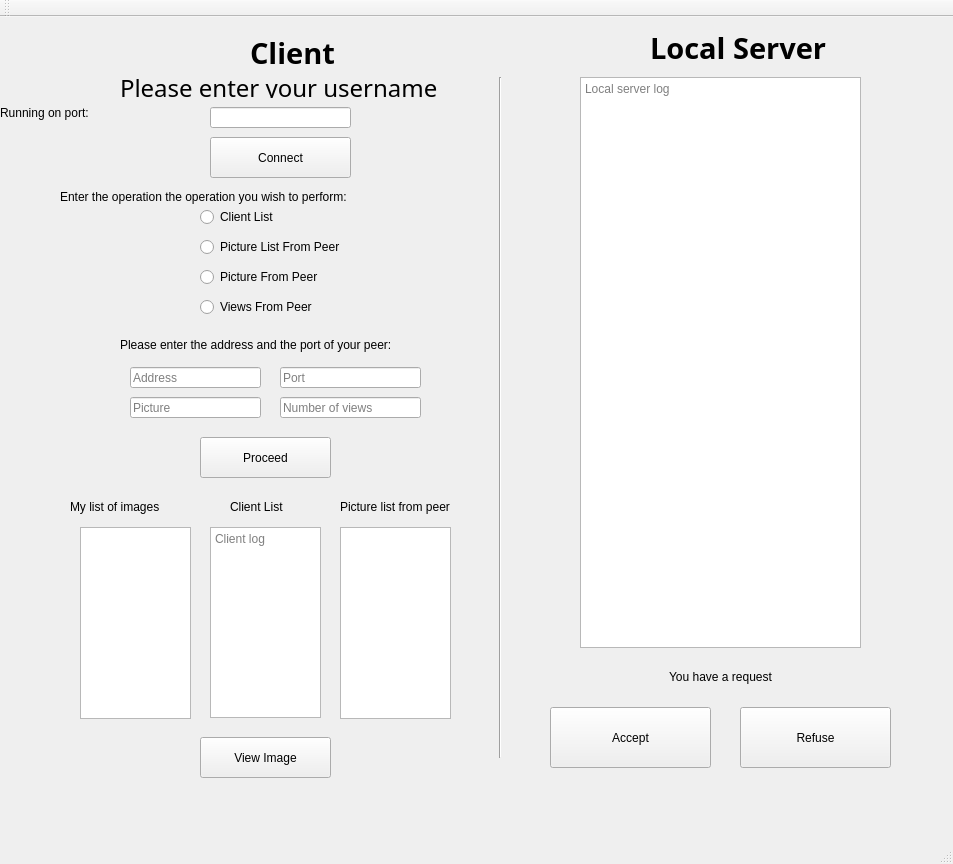
<?xml version="1.0" encoding="UTF-8"?>
<ui version="4.0">
 <class>MainWindow</class>
 <widget class="QMainWindow" name="MainWindow">
  <property name="geometry">
   <rect>
    <x>0</x>
    <y>0</y>
    <width>953</width>
    <height>864</height>
   </rect>
  </property>
  <property name="windowTitle">
   <string>MainWindow</string>
  </property>
  <property name="documentMode">
   <bool>false</bool>
  </property>
  <widget class="QWidget" name="centralWidget">
   <widget class="QPushButton" name="pushButton">
    <property name="geometry">
     <rect>
      <x>210</x>
      <y>120</y>
      <width>141</width>
      <height>41</height>
     </rect>
    </property>
    <property name="text">
     <string>Connect</string>
    </property>
   </widget>
   <widget class="QLineEdit" name="lineEdit">
    <property name="geometry">
     <rect>
      <x>210</x>
      <y>90</y>
      <width>141</width>
      <height>21</height>
     </rect>
    </property>
   </widget>
   <widget class="QLabel" name="label">
    <property name="geometry">
     <rect>
      <x>120</x>
      <y>60</y>
      <width>351</width>
      <height>21</height>
     </rect>
    </property>
    <property name="font">
     <font>
      <family>Optima</family>
      <pointsize>18</pointsize>
     </font>
    </property>
    <property name="text">
     <string>Please enter your username</string>
    </property>
   </widget>
   <widget class="QLabel" name="label_2">
    <property name="geometry">
     <rect>
      <x>60</x>
      <y>170</y>
      <width>401</width>
      <height>20</height>
     </rect>
    </property>
    <property name="text">
     <string>Enter the operation the operation you wish to perform:</string>
    </property>
   </widget>
   <widget class="QRadioButton" name="radioButton">
    <property name="geometry">
     <rect>
      <x>200</x>
      <y>190</y>
      <width>91</width>
      <height>20</height>
     </rect>
    </property>
    <property name="text">
     <string>Client List</string>
    </property>
   </widget>
   <widget class="QRadioButton" name="radioButton_2">
    <property name="geometry">
     <rect>
      <x>200</x>
      <y>220</y>
      <width>231</width>
      <height>20</height>
     </rect>
    </property>
    <property name="text">
     <string>Picture List From Peer</string>
    </property>
   </widget>
   <widget class="QRadioButton" name="radioButton_3">
    <property name="geometry">
     <rect>
      <x>200</x>
      <y>250</y>
      <width>221</width>
      <height>20</height>
     </rect>
    </property>
    <property name="text">
     <string>Picture From Peer</string>
    </property>
   </widget>
   <widget class="QRadioButton" name="radioButton_4">
    <property name="geometry">
     <rect>
      <x>200</x>
      <y>280</y>
      <width>201</width>
      <height>20</height>
     </rect>
    </property>
    <property name="text">
     <string>Views From Peer</string>
    </property>
   </widget>
   <widget class="QLabel" name="label_3">
    <property name="geometry">
     <rect>
      <x>10</x>
      <y>10</y>
      <width>161</width>
      <height>16</height>
     </rect>
    </property>
    <property name="text">
     <string/>
    </property>
   </widget>
   <widget class="QPushButton" name="pushButton_2">
    <property name="geometry">
     <rect>
      <x>200</x>
      <y>420</y>
      <width>131</width>
      <height>41</height>
     </rect>
    </property>
    <property name="text">
     <string>Proceed</string>
    </property>
   </widget>
   <widget class="QLabel" name="label_4">
    <property name="geometry">
     <rect>
      <x>120</x>
      <y>320</y>
      <width>371</width>
      <height>16</height>
     </rect>
    </property>
    <property name="text">
     <string>Please enter the address and the port of your peer:</string>
    </property>
   </widget>
   <widget class="QLabel" name="label_5">
    <property name="geometry">
     <rect>
      <x>250</x>
      <y>20</y>
      <width>181</width>
      <height>31</height>
     </rect>
    </property>
    <property name="font">
     <font>
      <family>Hoefler Text</family>
      <pointsize>22</pointsize>
      <weight>75</weight>
      <bold>true</bold>
     </font>
    </property>
    <property name="text">
     <string>Client</string>
    </property>
   </widget>
   <widget class="QLabel" name="label_6">
    <property name="geometry">
     <rect>
      <x>650</x>
      <y>10</y>
      <width>241</width>
      <height>41</height>
     </rect>
    </property>
    <property name="font">
     <font>
      <family>Hoefler Text</family>
      <pointsize>22</pointsize>
      <weight>75</weight>
      <bold>true</bold>
     </font>
    </property>
    <property name="text">
     <string>Local Server</string>
    </property>
   </widget>
   <widget class="QTextEdit" name="LSLog">
    <property name="geometry">
     <rect>
      <x>580</x>
      <y>60</y>
      <width>281</width>
      <height>571</height>
     </rect>
    </property>
    <property name="readOnly">
     <bool>true</bool>
    </property>
    <property name="placeholderText">
     <string>Local server log</string>
    </property>
   </widget>
   <widget class="QLabel" name="label_7">
    <property name="geometry">
     <rect>
      <x>560</x>
      <y>650</y>
      <width>321</width>
      <height>20</height>
     </rect>
    </property>
    <property name="text">
     <string>You have a request</string>
    </property>
    <property name="alignment">
     <set>Qt::AlignCenter</set>
    </property>
   </widget>
   <widget class="QPushButton" name="pushButton_3">
    <property name="geometry">
     <rect>
      <x>550</x>
      <y>690</y>
      <width>161</width>
      <height>61</height>
     </rect>
    </property>
    <property name="text">
     <string>Accept</string>
    </property>
   </widget>
   <widget class="QPushButton" name="pushButton_4">
    <property name="geometry">
     <rect>
      <x>740</x>
      <y>690</y>
      <width>151</width>
      <height>61</height>
     </rect>
    </property>
    <property name="text">
     <string>Refuse</string>
    </property>
   </widget>
   <widget class="QLineEdit" name="lineEdit_2">
    <property name="geometry">
     <rect>
      <x>130</x>
      <y>350</y>
      <width>131</width>
      <height>21</height>
     </rect>
    </property>
    <property name="inputMethodHints">
     <set>Qt::ImhNone</set>
    </property>
    <property name="inputMask">
     <string/>
    </property>
    <property name="text">
     <string/>
    </property>
    <property name="placeholderText">
     <string extracomment="Address">Address</string>
    </property>
    <property name="clearButtonEnabled">
     <bool>true</bool>
    </property>
   </widget>
   <widget class="QLineEdit" name="lineEdit_3">
    <property name="geometry">
     <rect>
      <x>280</x>
      <y>350</y>
      <width>141</width>
      <height>21</height>
     </rect>
    </property>
    <property name="text">
     <string/>
    </property>
    <property name="placeholderText">
     <string>Port</string>
    </property>
    <property name="clearButtonEnabled">
     <bool>true</bool>
    </property>
   </widget>
   <widget class="QLineEdit" name="lineEdit_4">
    <property name="geometry">
     <rect>
      <x>130</x>
      <y>380</y>
      <width>131</width>
      <height>21</height>
     </rect>
    </property>
    <property name="text">
     <string/>
    </property>
    <property name="placeholderText">
     <string>Picture</string>
    </property>
    <property name="clearButtonEnabled">
     <bool>true</bool>
    </property>
   </widget>
   <widget class="QLineEdit" name="lineEdit_5">
    <property name="geometry">
     <rect>
      <x>280</x>
      <y>380</y>
      <width>141</width>
      <height>21</height>
     </rect>
    </property>
    <property name="text">
     <string/>
    </property>
    <property name="placeholderText">
     <string>Number of views</string>
    </property>
    <property name="clearButtonEnabled">
     <bool>true</bool>
    </property>
   </widget>
   <widget class="QPushButton" name="pushButton_5">
    <property name="geometry">
     <rect>
      <x>200</x>
      <y>720</y>
      <width>131</width>
      <height>41</height>
     </rect>
    </property>
    <property name="text">
     <string>View Image</string>
    </property>
   </widget>
   <widget class="QTextEdit" name="ClientLog">
    <property name="geometry">
     <rect>
      <x>210</x>
      <y>510</y>
      <width>111</width>
      <height>191</height>
     </rect>
    </property>
    <property name="readOnly">
     <bool>true</bool>
    </property>
    <property name="placeholderText">
     <string>Client log</string>
    </property>
   </widget>
   <widget class="QListView" name="listView">
    <property name="geometry">
     <rect>
      <x>340</x>
      <y>510</y>
      <width>111</width>
      <height>192</height>
     </rect>
    </property>
   </widget>
   <widget class="QListView" name="listView_2">
    <property name="geometry">
     <rect>
      <x>80</x>
      <y>510</y>
      <width>111</width>
      <height>192</height>
     </rect>
    </property>
   </widget>
   <widget class="QLabel" name="label_8">
    <property name="geometry">
     <rect>
      <x>70</x>
      <y>480</y>
      <width>141</width>
      <height>20</height>
     </rect>
    </property>
    <property name="text">
     <string>My list of images</string>
    </property>
   </widget>
   <widget class="QLabel" name="label_9">
    <property name="geometry">
     <rect>
      <x>340</x>
      <y>480</y>
      <width>151</width>
      <height>20</height>
     </rect>
    </property>
    <property name="text">
     <string>Picture list from peer</string>
    </property>
   </widget>
   <widget class="QLabel" name="label_10">
    <property name="geometry">
     <rect>
      <x>230</x>
      <y>480</y>
      <width>81</width>
      <height>20</height>
     </rect>
    </property>
    <property name="text">
     <string>Client List</string>
    </property>
   </widget>
   <widget class="Line" name="line">
    <property name="geometry">
     <rect>
      <x>490</x>
      <y>60</y>
      <width>20</width>
      <height>681</height>
     </rect>
    </property>
    <property name="orientation">
     <enum>Qt::Vertical</enum>
    </property>
   </widget>
   <widget class="QLabel" name="label_11">
    <property name="geometry">
     <rect>
      <x>0</x>
      <y>80</y>
      <width>141</width>
      <height>31</height>
     </rect>
    </property>
    <property name="text">
     <string>Running on port:</string>
    </property>
   </widget>
   <widget class="QLabel" name="label_12">
    <property name="geometry">
     <rect>
      <x>0</x>
      <y>110</y>
      <width>101</width>
      <height>71</height>
     </rect>
    </property>
    <property name="text">
     <string/>
    </property>
   </widget>
  </widget>
  <widget class="QMenuBar" name="menuBar">
   <property name="geometry">
    <rect>
     <x>0</x>
     <y>0</y>
     <width>953</width>
     <height>22</height>
    </rect>
   </property>
  </widget>
  <widget class="QToolBar" name="mainToolBar">
   <attribute name="toolBarArea">
    <enum>TopToolBarArea</enum>
   </attribute>
   <attribute name="toolBarBreak">
    <bool>false</bool>
   </attribute>
  </widget>
  <widget class="QStatusBar" name="statusBar"/>
 </widget>
 <layoutdefault spacing="6" margin="11"/>
 <resources/>
 <connections/>
</ui>
